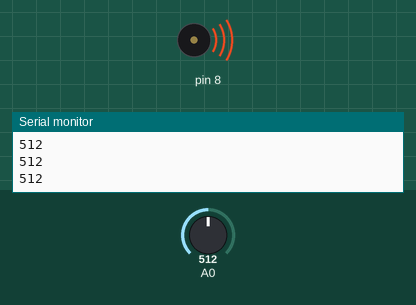
Simulated run of this sketch. Board: Arduino Uno, built with avr-gcc and run on an emulated ATmega328P. Shown: buzzer (waves = sounding), the last lines printed to the serial monitor. The inputs (shaded band) are chosen by the test bench; at power-on: A0 = 512.

Above: at 1.2 s.
1.3 s: A0 set to 493
At 1.6 s:
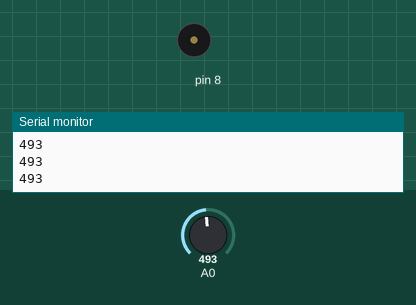
2.8 s: A0 set to 511
At 4.0 s:
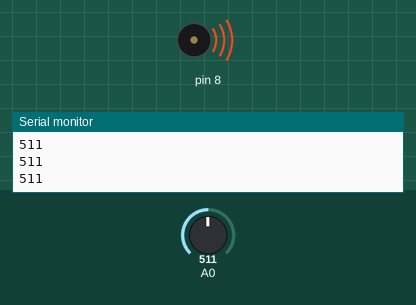
4.3 s: A0 set to 495
Timing chart, 0 to 7.3 s (numbered marks = the images above; inputs shaded):
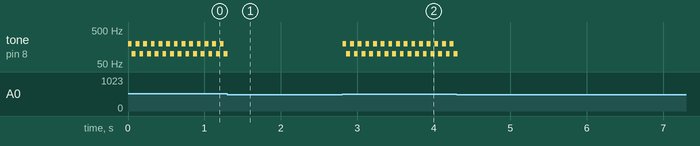

Measured:
- the behaviour switches between 505 and 504 on A0 (found by bisection; images 0 and 1)
- after the input at 2.8 s, tone on pin 8: alternates 200 Hz for 0.05 s and 100 Hz for 0.05 s, starting at once

The sketch:

Piano.ino
```cpp
int notes[] = {262,294,330,349};
int keyVal;
void setup() {
  Serial.begin(9600);
 }

void loop() {
  keyVal = analogRead(A0);
  Serial.println(keyVal);
  if(keyVal == 1023) {
  tone(8, 700);
  delay(50);
  tone(8, 900);
  delay(50);;
  }
  else if(keyVal >= 990 && keyVal <=1010) {
  tone(8, 350);
  delay(50);
  tone(8, 600);
  delay(50);
  }
  else if(keyVal >= 505 && keyVal <=515) {
    tone(8, 200);
  delay(50);
  tone(8, 100);
  delay(50);

  }
  else if(keyVal >= 5 && keyVal <=10) {
  tone(8, 150);
  delay(50);
  tone(8, 50);
  delay(50);


  }
  else {
  noTone(8);
  }

}
```
